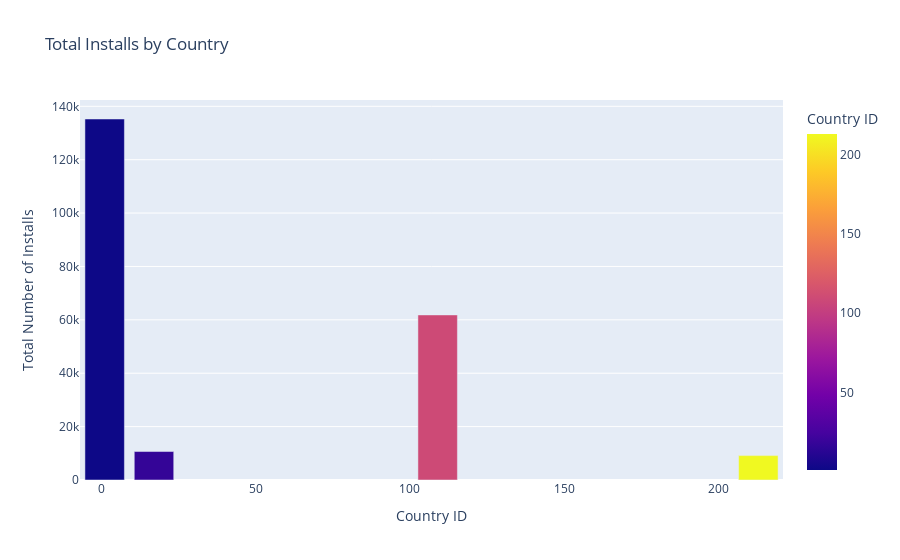

Notebook code cell kept with this figure:
### Code cell
# Visualize total installs by country_id using plotly express bar chart
fig = px.bar(installs_by_country, x='country_id', y='total_installs', title='Total Installs by Country', labels={'country_id':'Country ID', 'total_installs':'Total Number of Installs'}, color='country_id')
fig.show()

### Figure 1 — Plotly figure (JSON) as saved in the notebook; plotly's stock layout.template omitted (floating-point values rounded to 4 significant figures)
{"data": [{"alignmentgroup": "True", "hovertemplate": "Country ID=%{marker.color}<br>Total Number of Installs=%{y}<extra></extra>", "legendgroup": "", "marker": {"color": [1, 109, 17, 213], "coloraxis": "coloraxis", "pattern": {"shape": ""}}, "name": "", "offsetgroup": "", "orientation": "v", "showlegend": false, "textposition": "auto", "type": "bar", "x": [1, 109, 17, 213], "xaxis": "x", "y": [135242, 61841, 10671, 9134], "yaxis": "y"}], "layout": {"barmode": "relative", "coloraxis": {"colorbar": {"title": {"text": "Country ID"}}, "colorscale": [[0, "#0d0887"], [0.1111, "#46039f"], [0.2222, "#7201a8"], [0.3333, "#9c179e"], [0.4444, "#bd3786"], [0.5556, "#d8576b"], [0.6667, "#ed7953"], [0.7778, "#fb9f3a"], [0.8889, "#fdca26"], [1, "#f0f921"]]}, "legend": {"tracegroupgap": 0}, "title": {"text": "Total Installs by Country"}, "xaxis": {"anchor": "y", "domain": [0, 1], "title": {"text": "Country ID"}}, "yaxis": {"anchor": "x", "domain": [0, 1], "title": {"text": "Total Number of Installs"}}}}
